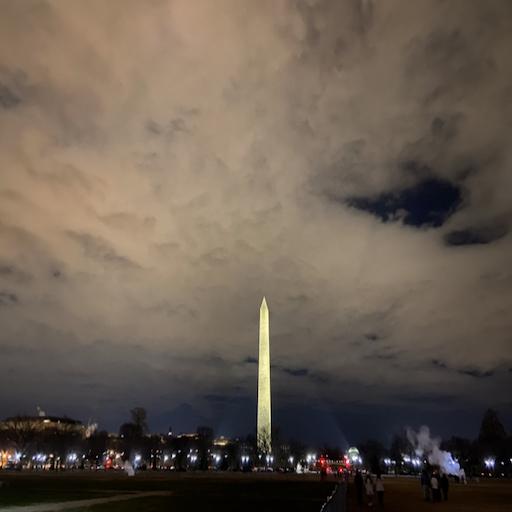
#> input picture pics/Poisson/dc.jpg, 512 x 512 px, found by its file name
$ python PoissonImageBlending.py
#> lines starting #> are read from the running program, lines starting #| are printed output that depends on the picture
# Import libraries
import numpy as np
import matplotlib.pyplot as plt
import cv2
import imageio
from google.colab.patches import cv2_imshow

def PoissonImageBlending(source, destination):
  # create an all "White" mask: 255, if black mask is 0
  mask = 255 * np.ones(destination.shape, destination.dtype)
  # navigate the source img location
  width, height, channels = source.shape
  center = (height//2, width//2)

  # using built-in funtion `cv2.seamlessClone` to acommpulish Poisson Image
  blended = cv2.seamlessClone(destination, source, mask, center, 2) # cv::MIXED_CLONE = 2
  output = blended
  imageio.imsave("output.png", output)
  img = cv2.imread("output.png")
  cv2_imshow(img)

# run it!!
source = imageio.imread("dc.jpg")
#> source is the input picture: shape (512, 512, 3); mean R, G, B 104.2, 91.9, 80.1
destination = imageio.imread("moon.jpeg")
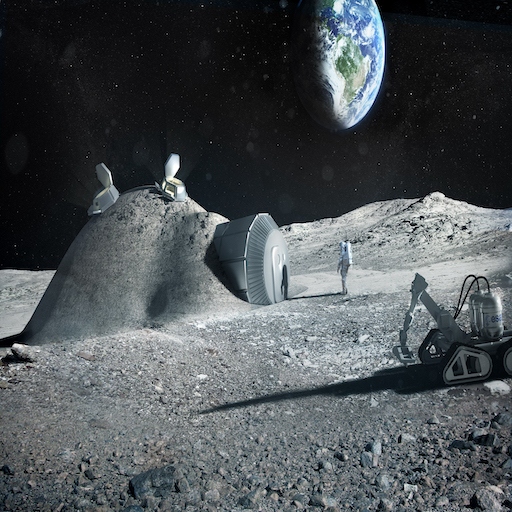
#> input picture pics/Poisson/moon.jpeg, 512 x 512 px, found by its file name
#> destination is the input picture: shape (512, 512, 3); mean R, G, B 76.2, 81.8, 84.7
PoissonImageBlending(source, destination)
#> in PoissonImageBlending, `blended = cv2.seamlessClone(destination, source, mask, center, 2)`:
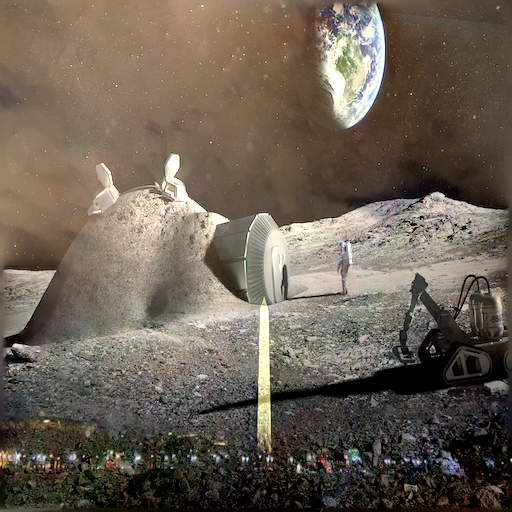
#> blended: shape (512, 512, 3); mean R, G, B 107.5, 96.3, 84.3
